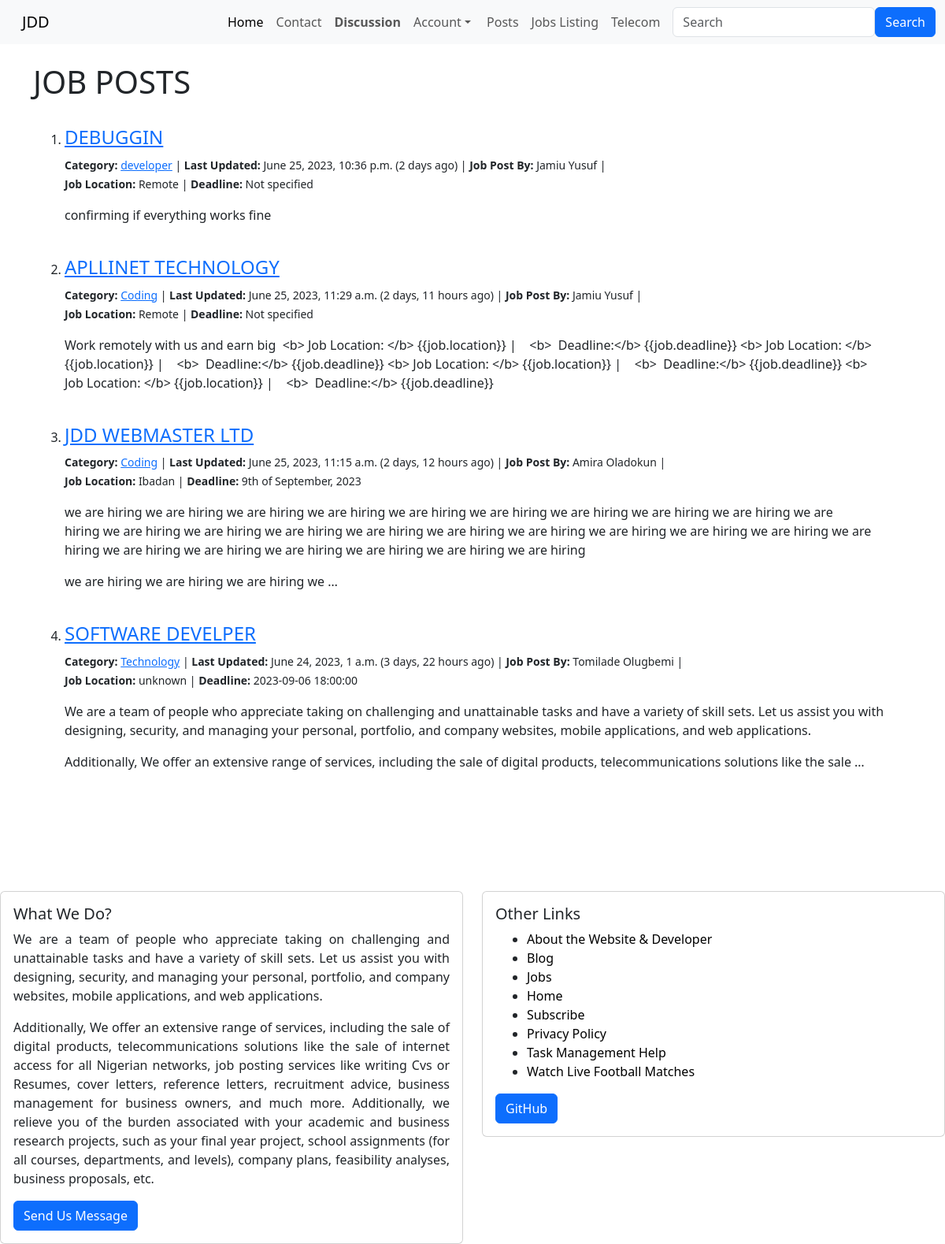
The page /job/job/ on the database its author committed.
### job/models.py (models this page shows, shortened)
class JobPost(models.Model):
    author = models.ForeignKey(User, on_delete=models.CASCADE)
    title = models.CharField(max_length=255, unique=True)
    date = models.DateTimeField(auto_now_add=True)
    deadline = models.CharField(max_length=150, default='Not specified')
    location = models.CharField(max_length=150)
    category = models.CharField(max_length=150, default='uncategorized')
    content = RichTextField(blank=True, null=True, unique=True)

### job/views.py (the view)
# urls.py: path('job/', JobHomeView.as_view(), name="job_list"),
class JobHomeView(ListView):
    model = models.JobPost
    template_name = 'jobs/job_list.html'
    ordering = ['-date']

### job/templates/jobs/job_list.html (shortened to what this page needs)
{% extends 'home/base.html' %}
{% load humanize %}
{% block body %}
    <h1>JOB POSTS</h1> <br>
        <ol>
        {% for job in object_list %}
        <li>
           <h4><a href="{% url 'jobs:job_details' job.pk %}"> {{job.title | upper}}</a></h4>
           {% if user.is_authenticated %}
                <small>
                   <b>Last Updated:</b>  {{job.date}} ({{job.date | naturaltime}})  | <b>Job Post By: </b>
                        {{job.author.first_name}} {{job.author.last_name}} |
                   <b>Category:</b>  <a href="{% url 'jobs:job_category_list' job.category %}">{{job.category}}</a> <br>
                   <b> Job Location: </b> {{job.location}} |    <b>  Deadline:</b> {{job.deadline}}
                {% if job.author.id == user.id  %}
                    | <a href="{% url 'jobs:edit_job_post' job.pk %}">(Edit)</a>
                    | <a href="{% url 'jobs:delete_job_post' job.pk %}">(Delete)</a>
                {% endif %}
                </small>
                <p>
                       {{job.content | truncatewords:"60"  | safe}}
                </p>
        {% else %}
                <small>
                   <b> Category:</b>  <a href="{% url 'jobs:job_category_list' job.category %}">{{job.category}}</a> |
                   <b>  Last Updated:</b> {{job.date}} ({{job.date | naturaltime}})  | <b> Job Post By: </b>  {{job.author.first_name}} {{job.author.last_name}} |
                  <br> <b> Job Location: </b> {{job.location}} |    <b>  Deadline:</b> {{job.deadline}}
                </small>
                <p>
                        {{job.content | truncatewords:"60" | safe}}
                </p>
        {% endif %}
        </li> <br>
        {% empty %}
            <h2>No recent posts availabe at the moment....</h2>
        {% endfor %}
    </ol>
{% endblock %}

### rows shown on the page
JobPost: title "DEBUGGIN", category "developer", date "June 25, 2023, 10:36 p.m.", date "2 days ago", author.first_name "Jamiu", author.last_name "Yusuf", location "Remote", deadline "Not specified", content "confirming if everything works fine"
JobPost: title "APLLINET TECHNOLOGY", category "Coding", date "June 25, 2023, 11:29 a.m.", date "2 days, 11 hours ago", author.first_name "Jamiu", author.last_name "Yusuf", location "Remote", deadline "Not specified", content "Work remotely with us and earn big <b> Job Location: </b> {{job.location}} | <b> Deadline:</b> {{job.deadline}} <b> Job Location: </b> {{job.location}} | <b> Deadline:</b> {{job.deadline}} <b> Job Location: </b> {{job.location}} | <b> Deadline:</b> {{job.deadline}} <b> Job Location: </b> {{job.location}} | <b> Deadline:</b> {{job.deadline}}"
JobPost: title "JDD WEBMASTER LTD", category "Coding", date "June 25, 2023, 11:15 a.m.", date "2 days, 12 hours ago", author.first_name "Amira", author.last_name "Oladokun", location "Ibadan", deadline "9th of September, 2023", content "we are hiring we are hiring we are hiring we are hiring we are hiring we are hiring we are hiring we are hiring we are hiring we are hiring we are hiring we are hiring we are hiring we are hiring we are hiring we are hiring we are hiring we are hiring we are hiring we are hiring we are hiring we are hiring we are hiring we are hiring we are hiring we are hiring we are hiring we are hiring we are hiring we …"
JobPost: title "SOFTWARE DEVELPER", category "Technology", date "June 24, 2023, 1 a.m.", date "3 days, 22 hours ago", author.first_name "Tomilade", author.last_name "Olugbemi", location "unknown", deadline "2023-09-06 18:00:00", content "We are a team of people who appreciate taking on challenging and unattainable tasks and have a variety of skill sets. Let us assist you with designing, security, and managing your personal, portfolio, and company websites, mobile applications, and web applications. Additionally, We offer an extensive range of services, including the sale of digital products, telecommunications solutions like the sale …"
